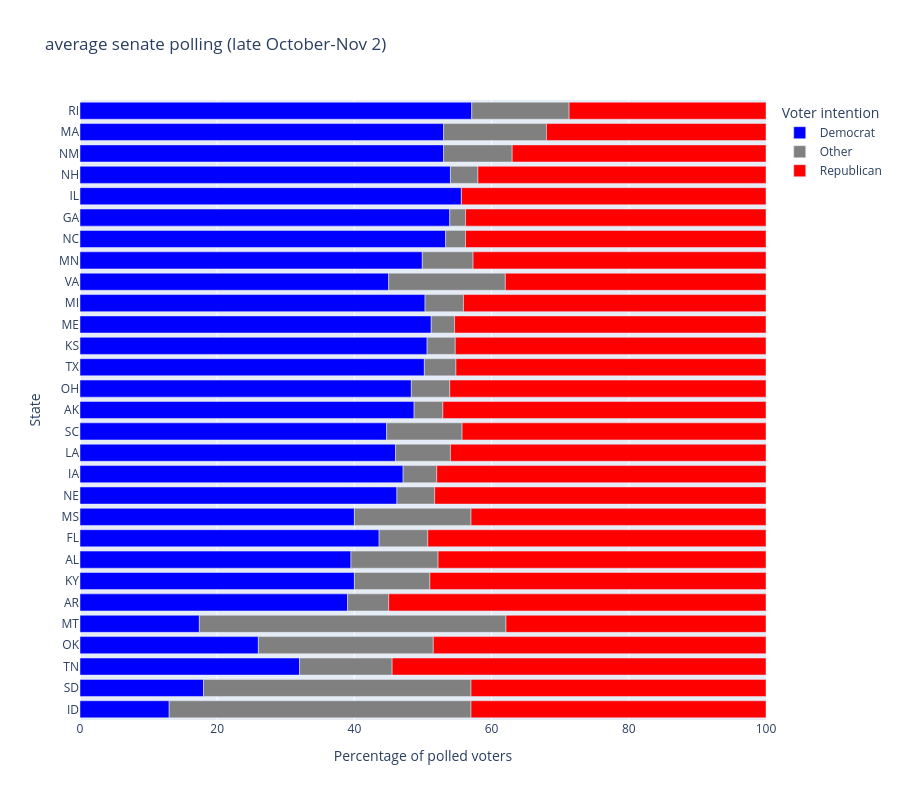

This figure's notebook cell:
### Code cell
fig.update_layout(
    legend_title_text="Voter intention",
    xaxis_title="Percentage of polled voters",
    xaxis_range=[0,100] #stretches teh data across the full width of the graph
)

### Figure 1 — Plotly figure (JSON) as saved in the notebook; plotly's stock layout.template omitted (floating-point values rounded to 4 significant figures)
{"data": [{"customdata": [[1, "2026-07-30"], [1, "2026-05-30"], [1, "2026-08-26"], [1, "2026-08-06"], [3, "2026-10-23"], [1, "2026-10-28"], [1, "2026-08-27"], [1, "2026-10-24"], [7, "2026-10-30"], [1, "2026-10-22"], [4, "2026-10-29"], [4, "2026-11-01"], [2, "2026-10-31"], [5, "2026-10-29"], [2, "2026-10-30"], [6, "2026-11-01"], [11, "2026-11-01"], [5, "2026-11-01"], [5, "2026-11-01"], [5, "2026-11-01"], [1, "2025-01-15"], [4, "2026-11-01"], [3, "2026-10-29"], [3, "2026-10-23"], [1, "2026-10-30"], [1, "2026-10-31"], [1, "2026-10-09"], [1, "2026-10-31"], [2, "2026-10-11"]], "hovertemplate": "variable=Democrat<br>Percent=%{x}<br>State=%{y}<br>polls=%{customdata[0]}<br>latest=%{customdata[1]}<extra></extra>", "legendgroup": "Democrat", "marker": {"color": "blue", "pattern": {"shape": ""}}, "name": "Democrat", "orientation": "h", "showlegend": true, "textposition": "auto", "type": "bar", "x": [13.0, 18.0, 32.0, 26.0, 17.4, 39.0, 40.0, 39.5, 43.6, 40.0, 46.2, 47.1, 46.0, 44.7, 48.7, 48.3, 50.2, 50.6, 51.2, 50.3, 45.0, 49.9, 53.3, 53.9, 55.6, 54.0, 53.0, 53.0, 57.1], "xaxis": "x", "y": ["ID", "SD", "TN", "OK", "MT", "AR", "KY", "AL", "FL", "MS", "NE", "IA", "LA", "SC", "AK", "OH", "TX", "KS", "ME", "MI", "VA", "MN", "NC", "GA", "IL", "NH", "NM", "MA", "RI"], "yaxis": "y"}, {"customdata": [[1, "2026-07-30"], [1, "2026-05-30"], [1, "2026-08-26"], [1, "2026-08-06"], [3, "2026-10-23"], [1, "2026-10-28"], [1, "2026-08-27"], [1, "2026-10-24"], [7, "2026-10-30"], [1, "2026-10-22"], [4, "2026-10-29"], [4, "2026-11-01"], [2, "2026-10-31"], [5, "2026-10-29"], [2, "2026-10-30"], [6, "2026-11-01"], [11, "2026-11-01"], [5, "2026-11-01"], [5, "2026-11-01"], [5, "2026-11-01"], [1, "2025-01-15"], [4, "2026-11-01"], [3, "2026-10-29"], [3, "2026-10-23"], [1, "2026-10-30"], [1, "2026-10-31"], [1, "2026-10-09"], [1, "2026-10-31"], [2, "2026-10-11"]], "hovertemplate": "variable=Other<br>Percent=%{x}<br>State=%{y}<br>polls=%{customdata[0]}<br>latest=%{customdata[1]}<extra></extra>", "legendgroup": "Other", "marker": {"color": "grey", "pattern": {"shape": ""}}, "name": "Other", "orientation": "h", "showlegend": true, "textposition": "auto", "type": "bar", "x": [44.0, 39.0, 13.5, 25.5, 44.7, 6.0, 11.0, 12.7, 7.1, 17.0, 5.5, 4.9, 8.0, 11.0, 4.2, 5.6, 4.6, 4.1, 3.4, 5.6, 17.0, 7.4, 2.9, 2.3, 0.0, 4.0, 10.0, 15.0, 14.2], "xaxis": "x", "y": ["ID", "SD", "TN", "OK", "MT", "AR", "KY", "AL", "FL", "MS", "NE", "IA", "LA", "SC", "AK", "OH", "TX", "KS", "ME", "MI", "VA", "MN", "NC", "GA", "IL", "NH", "NM", "MA", "RI"], "yaxis": "y"}, {"customdata": [[1, "2026-07-30"], [1, "2026-05-30"], [1, "2026-08-26"], [1, "2026-08-06"], [3, "2026-10-23"], [1, "2026-10-28"], [1, "2026-08-27"], [1, "2026-10-24"], [7, "2026-10-30"], [1, "2026-10-22"], [4, "2026-10-29"], [4, "2026-11-01"], [2, "2026-10-31"], [5, "2026-10-29"], [2, "2026-10-30"], [6, "2026-11-01"], [11, "2026-11-01"], [5, "2026-11-01"], [5, "2026-11-01"], [5, "2026-11-01"], [1, "2025-01-15"], [4, "2026-11-01"], [3, "2026-10-29"], [3, "2026-10-23"], [1, "2026-10-30"], [1, "2026-10-31"], [1, "2026-10-09"], [1, "2026-10-31"], [2, "2026-10-11"]], "hovertemplate": "variable=Republican<br>Percent=%{x}<br>State=%{y}<br>polls=%{customdata[0]}<br>latest=%{customdata[1]}<extra></extra>", "legendgroup": "Republican", "marker": {"color": "red", "pattern": {"shape": ""}}, "name": "Republican", "orientation": "h", "showlegend": true, "textposition": "auto", "type": "bar", "x": [43.0, 43.0, 54.5, 48.5, 37.9, 55.0, 49.0, 47.8, 49.3, 43.0, 48.3, 48.0, 46.0, 44.3, 47.1, 46.1, 45.2, 45.3, 45.4, 44.1, 38.0, 42.7, 43.8, 43.8, 44.4, 42.0, 37.0, 32.0, 28.7], "xaxis": "x", "y": ["ID", "SD", "TN", "OK", "MT", "AR", "KY", "AL", "FL", "MS", "NE", "IA", "LA", "SC", "AK", "OH", "TX", "KS", "ME", "MI", "VA", "MN", "NC", "GA", "IL", "NH", "NM", "MA", "RI"], "yaxis": "y"}], "layout": {"barmode": "relative", "height": 800, "legend": {"title": {"text": "Voter intention"}, "tracegroupgap": 0}, "title": {"text": "average senate polling (late October-Nov 2)"}, "xaxis": {"anchor": "y", "domain": [0, 1], "range": [0, 100], "title": {"text": "Percentage of polled voters"}}, "yaxis": {"anchor": "x", "domain": [0, 1], "title": {"text": "State"}}}}
